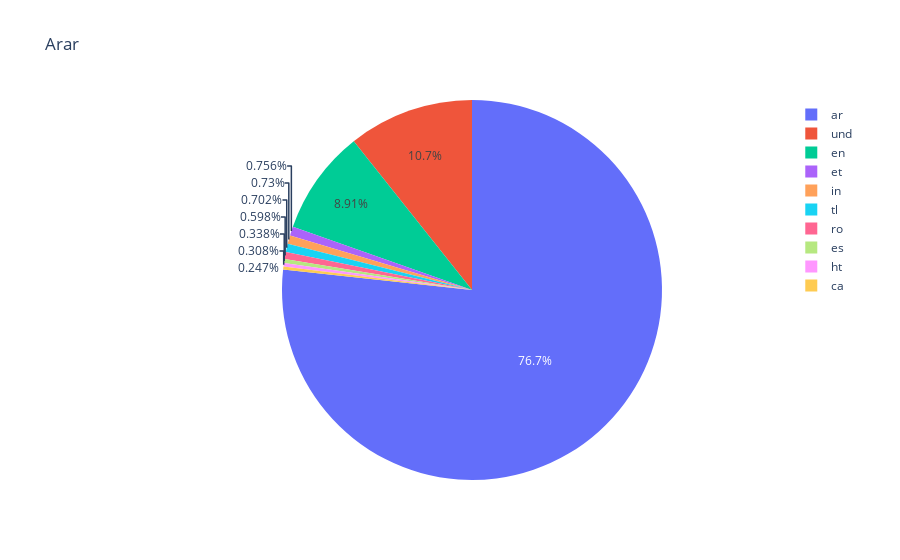

Notebook source saved alongside this figure:
### Code cell
figs[1]

### Figure 1 — Plotly figure (JSON) as saved in the notebook; plotly's stock layout.template omitted (floating-point values rounded to 4 significant figures)
{"data": [{"domain": {"x": [0, 1], "y": [0, 1]}, "hovertemplate": "label=%{label}<br>value=%{value}<extra></extra>", "labels": ["ar", "und", "en", "et", "in", "tl", "ro", "es", "ht", "ca"], "legendgroup": "", "name": "", "showlegend": true, "type": "pie", "values": [38132, 5314, 4430, 376, 363, 349, 297, 168, 153, 123]}], "layout": {"autosize": true, "legend": {"tracegroupgap": 0}, "title": {"text": "Arar"}}}
